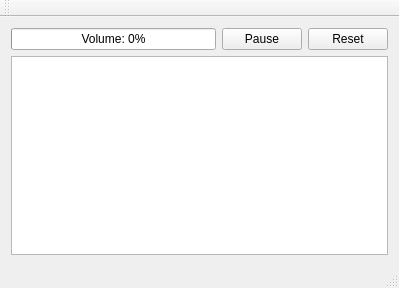
<?xml version="1.0" encoding="UTF-8"?>
<ui version="4.0">
 <class>MainWindow</class>
 <widget class="QMainWindow" name="MainWindow">
  <property name="geometry">
   <rect>
    <x>0</x>
    <y>0</y>
    <width>399</width>
    <height>288</height>
   </rect>
  </property>
  <property name="windowTitle">
   <string>Serpentine</string>
  </property>
  <widget class="QWidget" name="centralWidget">
   <layout class="QGridLayout" name="gridLayout">
    <item row="0" column="0">
     <layout class="QVBoxLayout" name="verticalLayout">
      <item>
       <layout class="QHBoxLayout" name="horizontalLayout">
        <item>
         <widget class="QProgressBar" name="volumeDisplay">
          <property name="value">
           <number>0</number>
          </property>
          <property name="format">
           <string>Volume: %p%</string>
          </property>
         </widget>
        </item>
        <item>
         <widget class="QPushButton" name="pauseButton">
          <property name="text">
           <string>Pause</string>
          </property>
         </widget>
        </item>
        <item>
         <widget class="QPushButton" name="resetButton">
          <property name="text">
           <string>Reset</string>
          </property>
         </widget>
        </item>
       </layout>
      </item>
      <item>
       <widget class="SnakeView" name="snakeView">
        <property name="autoFillBackground">
         <bool>false</bool>
        </property>
        <property name="verticalScrollBarPolicy">
         <enum>Qt::ScrollBarAlwaysOff</enum>
        </property>
        <property name="horizontalScrollBarPolicy">
         <enum>Qt::ScrollBarAlwaysOff</enum>
        </property>
        <property name="backgroundBrush">
         <brush brushstyle="NoBrush">
          <color alpha="255">
           <red>0</red>
           <green>0</green>
           <blue>0</blue>
          </color>
         </brush>
        </property>
        <property name="foregroundBrush">
         <brush brushstyle="NoBrush">
          <color alpha="255">
           <red>0</red>
           <green>0</green>
           <blue>0</blue>
          </color>
         </brush>
        </property>
        <property name="alignment">
         <set>Qt::AlignLeading|Qt::AlignLeft|Qt::AlignTop</set>
        </property>
        <property name="transformationAnchor">
         <enum>QGraphicsView::AnchorViewCenter</enum>
        </property>
       </widget>
      </item>
     </layout>
    </item>
   </layout>
  </widget>
  <widget class="QMenuBar" name="menuBar">
   <property name="geometry">
    <rect>
     <x>0</x>
     <y>0</y>
     <width>399</width>
     <height>19</height>
    </rect>
   </property>
  </widget>
  <widget class="QToolBar" name="mainToolBar">
   <attribute name="toolBarArea">
    <enum>TopToolBarArea</enum>
   </attribute>
   <attribute name="toolBarBreak">
    <bool>false</bool>
   </attribute>
  </widget>
  <widget class="QStatusBar" name="statusBar"/>
  <action name="actionSetDirectionUp">
   <property name="text">
    <string>setDirectionUp</string>
   </property>
   <property name="shortcut">
    <string>Up</string>
   </property>
  </action>
  <action name="actionSetDirectionDown">
   <property name="text">
    <string>setDirectionDown</string>
   </property>
   <property name="shortcut">
    <string>Down</string>
   </property>
  </action>
  <action name="actionSetDirectionLeft">
   <property name="text">
    <string>setDirectionLeft</string>
   </property>
   <property name="shortcut">
    <string>Left</string>
   </property>
  </action>
  <action name="actionSetDirectionRight">
   <property name="text">
    <string>setDirectionRight</string>
   </property>
   <property name="shortcut">
    <string>Right</string>
   </property>
  </action>
  <action name="actionPause">
   <property name="text">
    <string>pause</string>
   </property>
   <property name="shortcut">
    <string>Space</string>
   </property>
  </action>
 </widget>
 <layoutdefault spacing="6" margin="11"/>
 <customwidgets>
  <customwidget>
   <class>SnakeView</class>
   <extends>QGraphicsView</extends>
   <header>snake_view.h</header>
  </customwidget>
 </customwidgets>
 <resources/>
 <connections/>
</ui>
